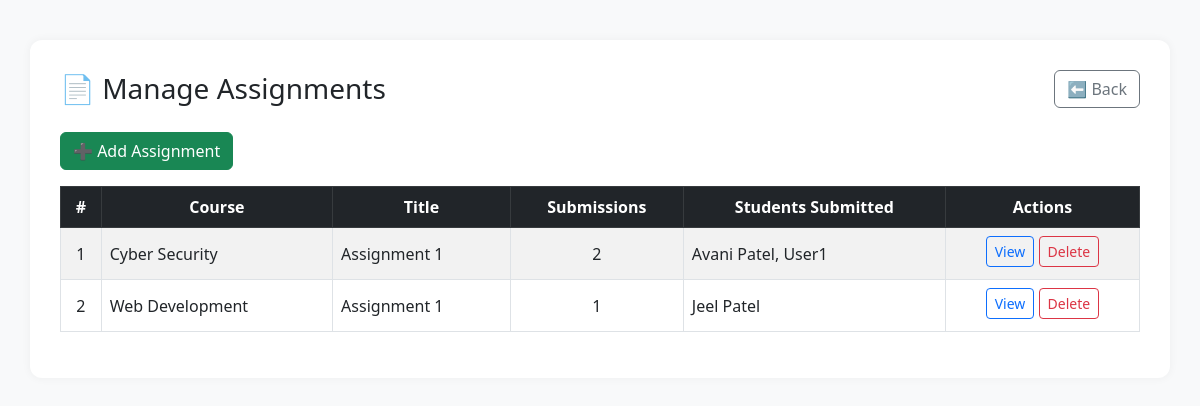
Screenshot of /instructor/instructor_assignments.php (signed in) with the database file from the repository.
### tables this page shows
CREATE TABLE `assignments` (
  `id` int(11) NOT NULL,
  `course_id` int(11) DEFAULT NULL,
  `title` varchar(255) DEFAULT NULL,
  `description` text DEFAULT NULL,
  `created_at` timestamp NOT NULL DEFAULT current_timestamp()
);

CREATE TABLE `courses` (
  `id` int(11) NOT NULL,
  `instructor_id` int(11) DEFAULT NULL,
  `title` varchar(255) NOT NULL,
  `description` text DEFAULT NULL,
  `image` varchar(255) DEFAULT NULL,
  `price` decimal(10,2) DEFAULT NULL,
  `duration` varchar(100) DEFAULT NULL,
  `status` enum('draft','published') NOT NULL DEFAULT 'draft',
  `created_at` timestamp NOT NULL DEFAULT current_timestamp(),
  `videos` text DEFAULT NULL,
  `pdfs` text DEFAULT NULL
);

### instructor/instructor_assignments.php (the view, shortened to what this page needs)
<?php
require '../config.php';
$instructor_id = $_SESSION['instructor_id'];
$sql = "
    SELECT a.id AS assignment_id, a.title, a.description, c.title AS course_title,
    (SELECT COUNT(*) FROM assignment_submissions s WHERE s.assignment_id = a.id) AS submission_count
    FROM assignments a
    JOIN courses c ON a.course_id = c.id
    WHERE c.instructor_id = ?
    ORDER BY a.id DESC
";
$stmt = $conn->prepare($sql);
$stmt->bind_param("i", $instructor_id);
$stmt->execute();
$assignments = $stmt->get_result();
$studentNamesMap = [];
$assignmentIds = [];
$assignmentData = [];
while ($row = $assignments->fetch_assoc()) {
    $assignmentIds[] = $row['assignment_id'];
    $assignmentData[] = $row;
}
if (!empty($assignmentIds)) {
    $ids = implode(",", array_map('intval', $assignmentIds));
    $query = "
        SELECT s.assignment_id, u.name
        FROM assignment_submissions s
        JOIN users u ON s.student_id = u.id
        WHERE s.assignment_id IN ($ids)
    ";
    $res = $conn->query($query);
    while ($r = $res->fetch_assoc()) {
        $assignment_id = $r['assignment_id'];
        $student_name = $r['name'];
        if (!isset($studentNamesMap[$assignment_id])) {
            $studentNamesMap[$assignment_id] = [];
        }
        $studentNamesMap[$assignment_id][] = $student_name;
    }
}
?>
<!DOCTYPE html>
<html lang="en">
<head>
  <link href="https://cdn.jsdelivr.net/npm/bootstrap@5.3.0/dist/css/bootstrap.min.css" rel="stylesheet">
</head>
<body>
<div class="container">
  <div class="d-flex justify-content-between align-items-center mb-4">
    <h3 class="mb-0">📄 Manage Assignments</h3>
    <a href="instructor_dashboard.php" class="btn btn-outline-secondary">⬅️ Back</a>
  </div>
  <button class="btn btn-success mb-3" data-bs-toggle="modal" data-bs-target="#addModal">➕ Add Assignment</button>
  <div class="table-responsive">
    <table class="table table-bordered table-striped align-middle">
      <thead class="table-dark text-center">
        <tr>
          <th>#</th>
          <th>Course</th>
          <th>Title</th>
          <th>Submissions</th>
          <th>Students Submitted</th>
          <th>Actions</th>
        </tr>
      </thead>
      <tbody id="assignmentTable">
        <?php $sn = 1;
        foreach ($assignmentData as $row): ?>
        <tr id="row<?= $row['assignment_id'] ?>">
          <td class="text-center"><?= $sn++ ?></td>
          <td><?= htmlspecialchars($row['course_title']) ?></td>
          <td><?= htmlspecialchars($row['title']) ?></td>
          <td class="text-center"><?= $row['submission_count'] ?></td>
          <td>
            <?php
            $names = $studentNamesMap[$row['assignment_id']] ?? [];
            echo $names ? implode(", ", array_map('htmlspecialchars', $names)) : "No submissions";
            ?>
          </td>
          <td class="text-center">
            <a href="view_submissions.php?assignment_id=<?= $row['assignment_id'] ?>" class="btn btn-sm btn-outline-primary mb-1">View</a>
            <button class="btn btn-sm btn-outline-danger mb-1" onclick="deleteAssignment(<?= $row['assignment_id'] ?>)">Delete</button>
          </td>
        </tr>
        <?php endforeach; ?>
      </tbody>
    </table>
  </div>
</div>
</body>
</html>

### instructor/instructor_assignments.php (style rules this page uses)
body { background-color: #f8f9fa; font-family: 'Segoe UI', sans-serif; }
.container { background: white; border-radius: 12px; box-shadow: 0 0 10px rgba(0,0,0,0.05); padding: 30px; margin-top: 40px; }
table th, table td { vertical-align: middle; }

### rows the page displays
assignments: course.title "Cyber Security", title "Assignment 1", submission_count "2", id "Avani Patel, User1"
assignments: course.title "Web Development", title "Assignment 1", submission_count "1", id "Jeel Patel"
